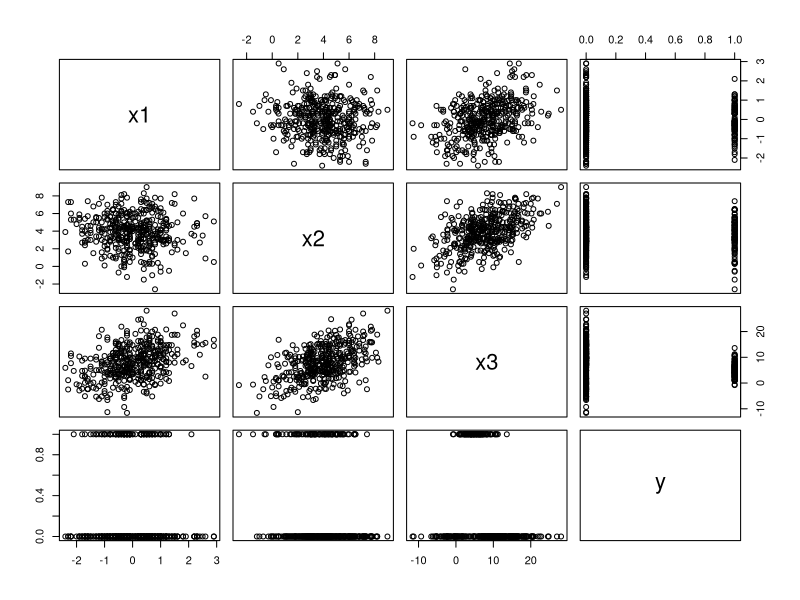

Here is the R script that generated this plot:
# Create any first independent variable (round to one decimal place)
x1 <- round(rnorm(400, mean=0, sd=1), 1)



# Create any second independent variable (round to one decimal place)
x2 <- round(rnorm(400, mean = 4, sd=2), 1)


# Now create a third independent variable that is related by not a direct function of the first two variables because of the error term added
x3 <- round(3*x1 + 2 *x2 + rnorm(400, mean = 0, sd=5), 1)


# Create a binary outcome variable that depends on all three variables
# Note that the probability of the binomial is an inv.logit function
# We will use smaller effects this time as well, more realistic.
# Note that a coefficient of 0.2 has an OR of
# exp(0.2) = 1.22 / one unit change
y <- rbinom(400, 1, exp(.2*x1 + .3*x2 -.3 * x3)/(1+ exp(.2*x1 + 2*x2 -3 * x3)))
# Put all variables into a data frame
confounding.dat <- data.frame(x1=x1, x2=x2, x3=x3, y=y)
# If looked at pairwise, the very strong confounding is not obvious
# because it arises from three variables working together
confounding.dat
pairs(confounding.dat)



 output <- glm(y ~ x1, data = confounding.dat, family = binomial)
#logistic.regression.or.ci(output)
summary(output)
exp(coef(output))


 output <- glm(y ~ x2, data = confounding.dat, family = binomial)
 #logistic.regression.or.ci(output)
summary(output)
exp(coef(output))

 output <- glm(y ~ x3, data = confounding.dat, family = binomial)
# logistic.regression.or.ci(output)
summary(output)
exp(coef(output))

# Now let’s run a logistic regression with all three variables included:
 output <- glm(y ~ x1 + x2 + x3, data = confounding.dat, family = binomial)
 #logistic.regression.or.ci(output)

summary(output)
exp(coef(output))

